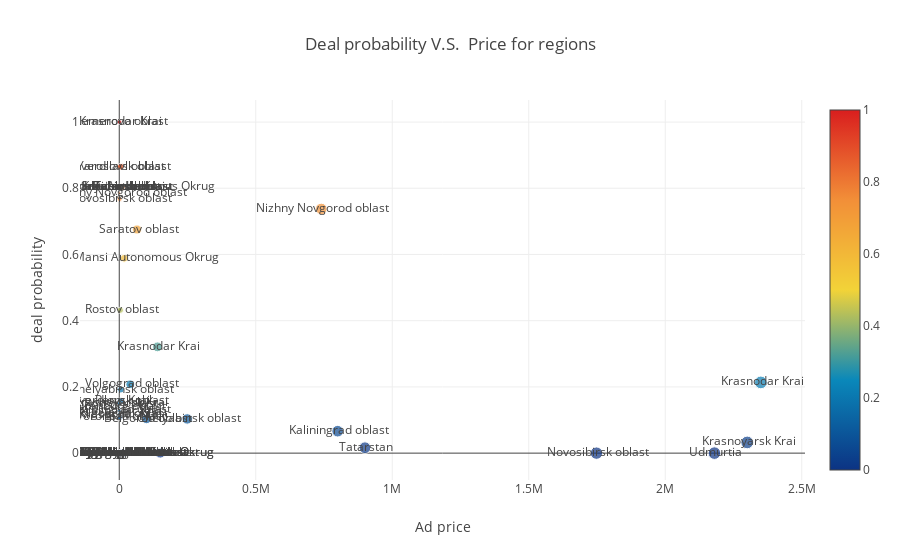

This figure's notebook cell:
### Markdown cell above
## <a id='5-6'>5.6 Deal probability V.S.  Price for regions</a>

### Code cell
populated_states = train[:100]

data = [go.Scatter(
    y = populated_states['deal_probability'],
    x = populated_states['price'],
    mode='markers+text',
    marker=dict(
        size= np.log(populated_states.price) - 2,
        color=populated_states['deal_probability'],
        colorscale='Portland',
        showscale=True
    ),
    text=populated_states['region_english'],
    textposition=["top center"]
)]
layout = go.Layout(
    title='Deal probability V.S.  Price for regions',
    xaxis= dict(title='Ad price'),
    yaxis=dict(title='deal probability')
)
fig = go.Figure(data=data, layout=layout)
py.iplot(fig)

### Figure 1 — Plotly figure (JSON) as saved in the notebook; plotly's stock layout.template omitted (floating-point values rounded to 4 significant figures)
{"data": [{"marker": {"color": [0.1279, 0, 0.4318, 0.8032, 0.208, 0.8032, 0, 0.8032, 0, 0, 0.5885, 0, 0.1386, 0, 0, 0, 0.321, 0, 0, 0.1034, 0, 0, 0.1033, 0, 0, 0.108, 0, 0, 0, 0, 0, 0.785, 0, 0.01635, 0.6755, 0.8032, 0, 0, 0.06626, 0, 0, 0, 0, 0.1184, 0.03227, 0, 0, 0.1501, 0.8032, 0.1572, 0, 0.2136, 0.1498, 0, 0, 0.1917, 0.8652, 0, 0, 0, 0.8, 0.1265, 0.1291, 0.8032, 0, 1, 1, 0.8032, 0, 0, 0, 0, 0, 0, 0.5, 0, 0, 0, 0, 0, 0, 0, 0, 0.8652, 0, 0, 0, 0, 0.8032, 0, 0, 0.08665, 0.1151, 0, 0, 0, 0.8032, 0.7679, 0.7376, 0.8032], "colorscale": "Portland", "showscale": true, "size": [3.991, 6.006, 6.294, 5.696, 8.597, 5.17, 7.306, 4.215, 4.215, 3.991, 7.798, -2, 2.248, 5.824, 6.517, 4.685, 9.849, 4.215, 4.908, 9.513, 12.37, 5.863, 10.43, 5.17, null, 5.313, 4.908, 5.313, 4.908, 3.298, null, 2.868, 3.704, 11.71, 9.082, 7.105, 6.294, 4.685, 11.59, 4.908, 3.704, 4.215, 4.215, 3.991, 12.65, 3.858, 4.397, 4.215, 5.601, 6.517, 4.551, 12.67, 3.704, 7.616, 6.189, 6.7, 5.313, 4.215, 5.346, 4.215, null, 3.298, 3.011, 4.551, 5.438, 4.908, 4.215, 4.908, 6.161, null, 4.215, 5.601, 4.215, 5.313, null, 4.215, 4.215, 3.966, 12.59, 6.622, 2.605, 3.704, 5.601, 6.683, 4.908, 5.09, 3.991, 9.92, 4.31, 3.704, 6.006, null, 2.094, 4.215, 7.048, 7.393, 4.215, 5.17, 11.51, 4.215]}, "mode": "markers+text", "text": [" Sverdlovsk oblast", " Samara oblast", " Rostov oblast", " Tatarstan", " Volgograd oblast", " Tatarstan", " Nizhny Novgorod oblast", " Perm Krai", " Orenburg oblast", " Nizhny Novgorod oblast", " Khanty-Mansi Autonomous Okrug", " Tyumen oblast", " Orenburg oblast", " Rostov oblast", " Bashkortostan", " Tatarstan", " Krasnodar Krai", " Novosibirsk oblast", " Omsk oblast", " Belgorod oblast", " Novosibirsk oblast", " Sverdlovsk oblast", " Chelyabinsk oblast", " Rostov oblast", " Nizhny Novgorod oblast", " Voronezh oblast", " Samara oblast", " Kemerovo oblast", " Saratov oblast", " Nizhny Novgorod oblast", " Rostov oblast", " Nizhny Novgorod oblast", " Perm Krai", " Tatarstan", " Saratov oblast", " Krasnodar Krai", " Vladimir oblast", " Volgograd oblast", " Kaliningrad oblast", " Voronezh oblast", " Chelyabinsk oblast", " Khanty-Mansi Autonomous Okrug", " Perm Krai", " Volgograd oblast", " Krasnoyarsk Krai", " Krasnoyarsk Krai", " Saratov oblast", " Krasnoyarsk Krai", " Tatarstan", " Perm Krai", " Nizhny Novgorod oblast", " Krasnodar Krai", " Rostov oblast", " Bashkortostan", " Belgorod oblast", " Chelyabinsk oblast", " Yaroslavl oblast", " Rostov oblast", " Sverdlovsk oblast", " Yaroslavl oblast", " Tatarstan", " Krasnodar Krai", " Kaliningrad oblast", " Saratov oblast", " Sverdlovsk oblast", " Kemerovo oblast", " Krasnodar Krai", " Khanty-Mansi Autonomous Okrug", " Samara oblast", " Rostov oblast", " Samara oblast", " Tatarstan", " Tatarstan", " Nizhny Novgorod oblast", " Vladimir oblast", " Chelyabinsk oblast", " Tyumen oblast", " Krasnoyarsk Krai", " Udmurtia", " Saratov oblast", " Yaroslavl oblast", " Volgograd oblast", " Altai Krai", " Sverdlovsk oblast", " Irkutsk oblast", " Bashkortostan", " Samara oblast", " Irkutsk oblast", " Chelyabinsk oblast", " Khanty-Mansi Autonomous Okrug", " Omsk oblast", " Irkutsk oblast", " Krasnodar Krai", " Belgorod oblast", " Omsk oblast", " Krasnoyarsk Krai", " Novosibirsk oblast", " Novosibirsk oblast", " Nizhny Novgorod oblast", " Irkutsk oblast"], "textposition": ["top center"], "type": "scatter", "x": [400, 3000, 4000, 2200, 40000, 1300, 11000, 500, 500, 400, 18000, 1, 70, 2500, 5000, 800, 140000, 500, 1000, 100000, 1748000, 2600, 249000, 1300, null, 1500, 1000, 1500, 1000, 200, null, 130, 300, 900000, 65000, 9000, 4000, 800, 800000, 1000, 300, 500, 500, 400, 2300000, 350, 600, 500, 2000, 5000, 700, 2350000, 300, 15000, 3600, 6000, 1500, 500, 1550, 500, null, 200, 150, 700, 1700, 1000, 500, 1000, 3500, null, 500, 2000, 500, 1500, null, 500, 500, 390, 2180000, 5555, 100, 300, 2000, 5900, 1000, 1200, 400, 150250, 550, 300, 3000, null, 60, 500, 8500, 12000, 500, 1300, 740000, 500], "y": [0.1279, 0, 0.4318, 0.8032, 0.208, 0.8032, 0, 0.8032, 0, 0, 0.5885, 0, 0.1386, 0, 0, 0, 0.321, 0, 0, 0.1034, 0, 0, 0.1033, 0, 0, 0.108, 0, 0, 0, 0, 0, 0.785, 0, 0.01635, 0.6755, 0.8032, 0, 0, 0.06626, 0, 0, 0, 0, 0.1184, 0.03227, 0, 0, 0.1501, 0.8032, 0.1572, 0, 0.2136, 0.1498, 0, 0, 0.1917, 0.8652, 0, 0, 0, 0.8, 0.1265, 0.1291, 0.8032, 0, 1, 1, 0.8032, 0, 0, 0, 0, 0, 0, 0.5, 0, 0, 0, 0, 0, 0, 0, 0, 0.8652, 0, 0, 0, 0, 0.8032, 0, 0, 0.08665, 0.1151, 0, 0, 0, 0.8032, 0.7679, 0.7376, 0.8032]}], "layout": {"title": "Deal probability V.S.  Price for regions", "xaxis": {"title": "Ad price"}, "yaxis": {"title": "deal probability"}}}
